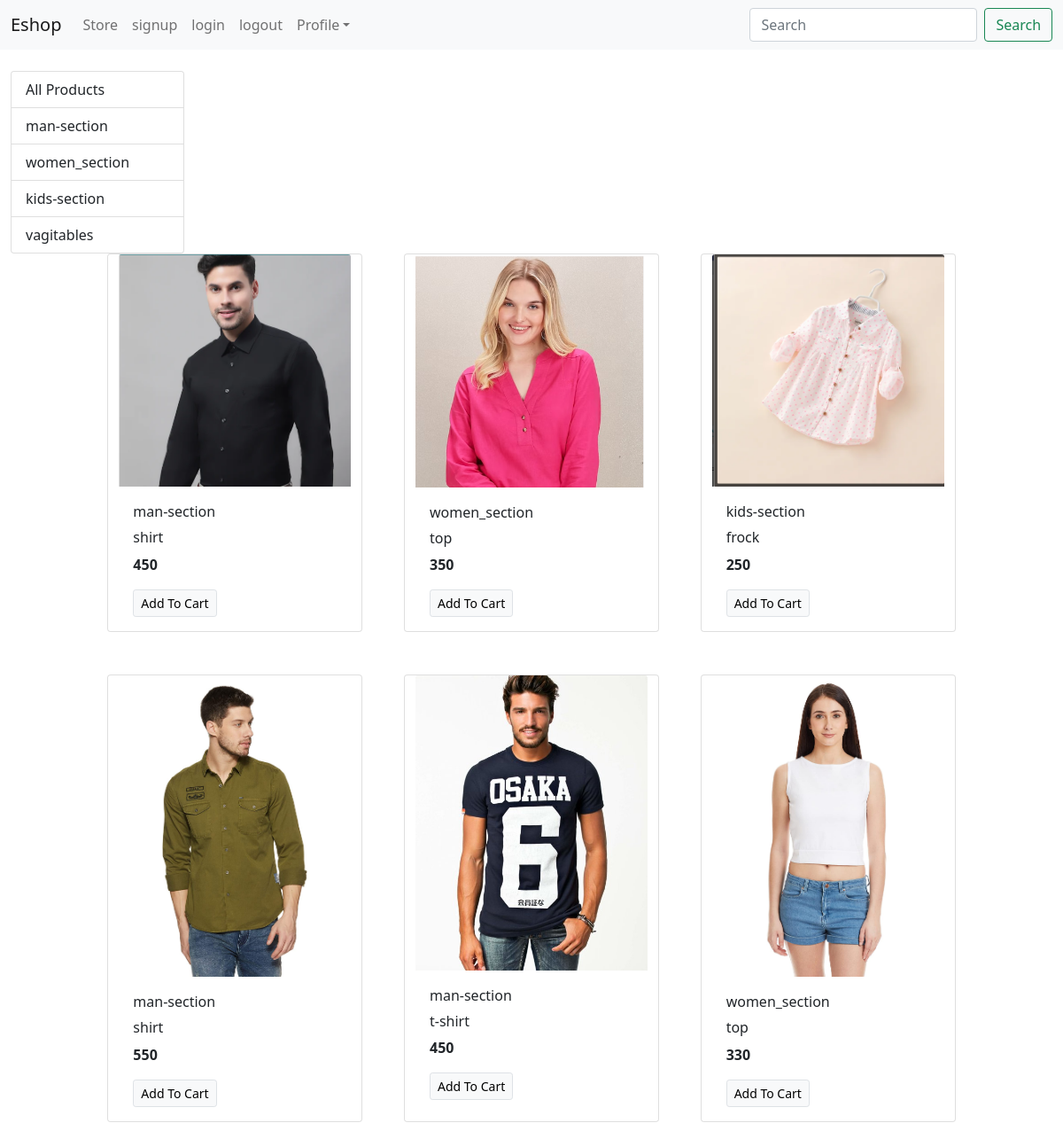
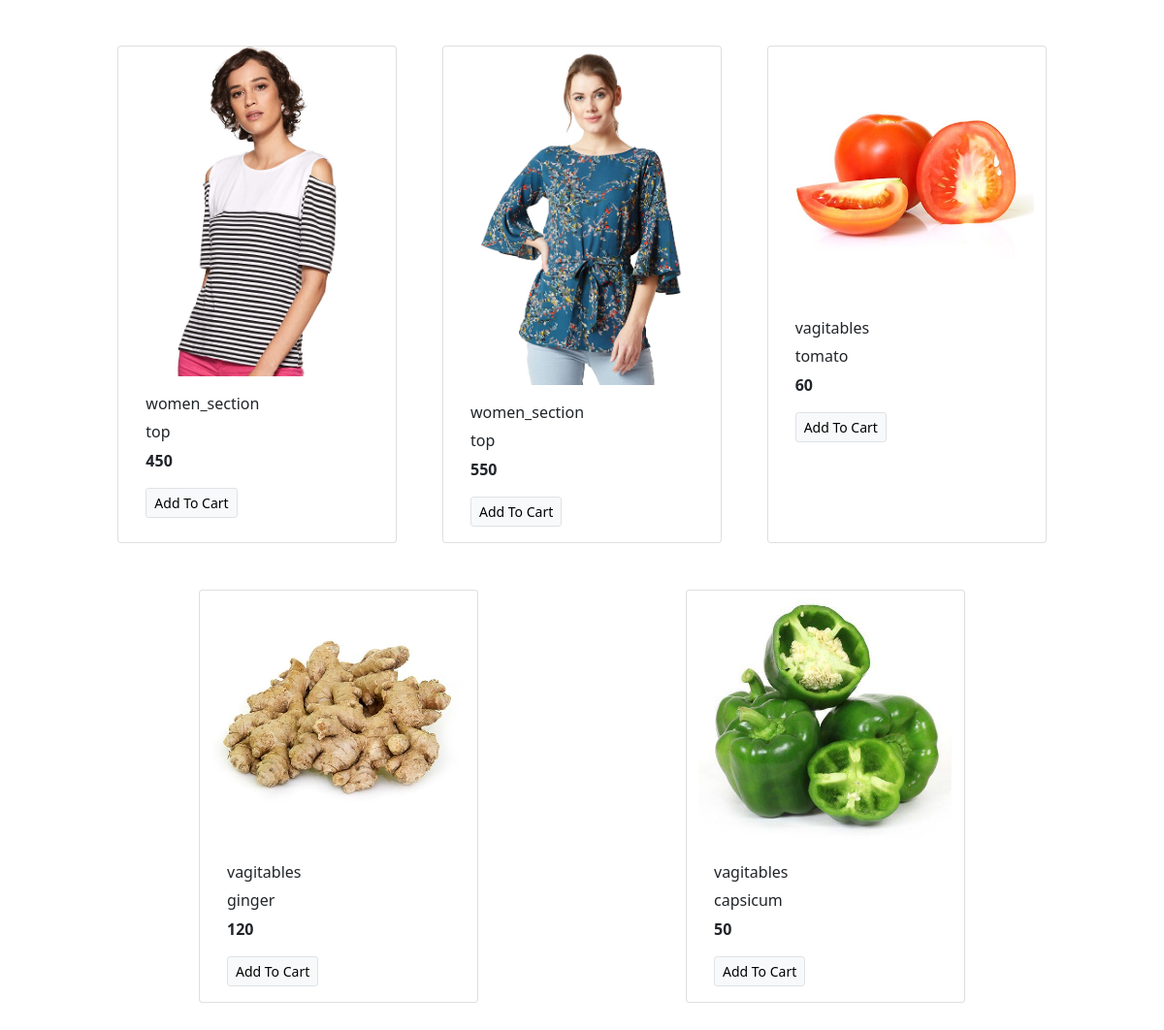
The page / on the database its author committed (2 pictures, top to bottom).
### store/models/category.py (models this page shows)
class Category(models.Model):
    select=models.CharField(max_length=30,null=True)
    cls=models.CharField(max_length=30,default="high")
    def __str__(self):
        return self.select
    @staticmethod
    def get_all_categories():
     return Category.objects.all()

### store/models/product.py (models this page shows, shortened)
class Product(models.Model):
    productname=models.CharField(max_length=30)
    category=models.ForeignKey(Category,on_delete=models.CASCADE)
    color=models.CharField(max_length=30)
    size=models.CharField(max_length=10)
    price=models.IntegerField(default=0)
    image=models.ImageField(upload_to='uploads/products/',default=False)
    @staticmethod
    def get_all_products():
     return Product.objects.all()

### store/views/home.py (the view)
# urls.py: path('',index,name='homepage'),
def index(request):
    alcategories=Category.get_all_categories()
    categoryId=request.GET.get('category')
    if categoryId:
         alproducts=Product.get_all_products_by_categoryid(categoryId)
    else:
        alproducts=Product.get_all_products()
    data={}
    data['products']=alproducts
    data['categories']=alcategories
    print(request.session.get('customer_email'))
    return render(request,'index.html',data)

### store/templates/index.html
{% extends "base.html" %}
{%block content%}
 <div class="container-fluid mt-4">
 <div clss="row">
  <div class="col-lg-2">
   <div class="list-group">
    <a href="/" class="list-group-item
    list-group-item-action ">All Products</a>
    {% for category in categories%}
    <a href="/?category={{category.id}}" class="list-group-item
    list-group-item-action ">{{category.select}}</a>
    {%endfor%}
 </div>
 </div>
     <div id='products' class="col-lg-10 mx-auto">
      <div class="row mx-aito">
        {%for product in products  %}
      <div class="card mx-auto mb-5" style="width:18rem;">
          <img class="card-img-top" src="{{product.image.url}}" alt="card image cap">
          <div class="card-body">
            <p class="card-title">{{product.category}}</p>
            <h6 class="card-title">{{product.productname}}</h6>
            <p class="card-text"><b>{{product.price}}</b></p>
            <a href="#" class="btn btn-light border btn-sm">Add To Cart</a>
          </div>
        </div>
       {% endfor %}
   </div>
     </div>
 </div>
 </div>
{%endblock%}

### store/templates/base.html (shortened to what this page needs)
<!doctype html>
<html lang="en">
  <head>
    <link href="https://cdn.jsdelivr.net/npm/bootstrap@5.0.2/dist/css/bootstrap.min.css" rel="stylesheet">
  </head>
  <body>
    <nav class="navbar navbar-expand-lg navbar-light bg-light">
      <div class="container-fluid">
        <a class="navbar-brand" href="#">Eshop</a>
        <div class="collapse navbar-collapse" id="navbarNav">
          <ul class="navbar-nav my-2 my-lg-0">
            <li class="nav-item">
              <a class="nav-link " aria-current="page" href="#">Store</a>
            </li>
            <li class="nav-item">
              <a class="nav-link " aria-current="page" href="{% url 'signup' %}">signup</a>
            </li>
            <li class="nav-item">
              <a class="nav-link " aria-current="page" href="{%url 'loginpage'%}">login</a>
            </li>
            <li class="nav-item">
              <a class="nav-link " aria-current="page" href="">logout</a>
            </li>
            <li class="nav-item dropdown">
              <a class="nav-link dropdown-toggle" data-bs-toggle="dropdown" href="#" role="button" aria-expanded="false">Profile</a>
            </li>
          </ul>
        </div>
        <div class="collapse navbar-collapse" id="navbarSupportedContent">
            <form class="d-flex">
            <input class="form-control me-2" type="search" placeholder="Search" aria-label="Search">
            <button class="btn btn-outline-success" type="submit">Search</button>
          </form>
        </div>
      </div>
    </nav>
    {% block content %}{% endblock %}
  </body>
</html>

### rows shown on the page
Category: select "man-section"
Category: select "women_section"
Category: select "kids-section"
Category: select "vagitables"
Product: image (picture), category "man-section", productname "shirt", price "450"
Product: image (picture), category "women_section", productname "top", price "350"
Product: image (picture), category "kids-section", productname "frock", price "250"
Product: image (picture), category "man-section", productname "shirt", price "550"
Product: image (picture), category "man-section", productname "t-shirt", price "450"
Product: image (picture), category "women_section", productname "top", price "330"
Product: image (picture), category "women_section", productname "top", price "450"
Product: image (picture), category "women_section", productname "top", price "550"
Product: image (picture), category "vagitables", productname "tomato", price "60"
Product: image (picture), category "vagitables", productname "ginger", price "120"
Product: image (picture), category "vagitables", productname "capsicum", price "50"
